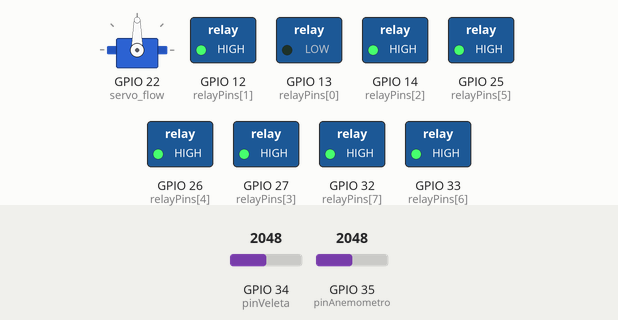
Simulated run of this sketch. Board: ESP32. On the bench: servo, switched loads named in the sketch (green lamp = pin HIGH). Dashed ring = blinking. Inputs (shaded band) come from the test bench; at power-on: GPIO 35 (pinAnemometro) = 2048, GPIO 34 (pinVeleta) = 2048. No radio packets arrive unless stated; what the sketch prints to the serial monitor is not drawn.

Above: at 2.7 s.
2.8 s: GPIO 35 (pinAnemometro) set to 491
At 3.8 s:
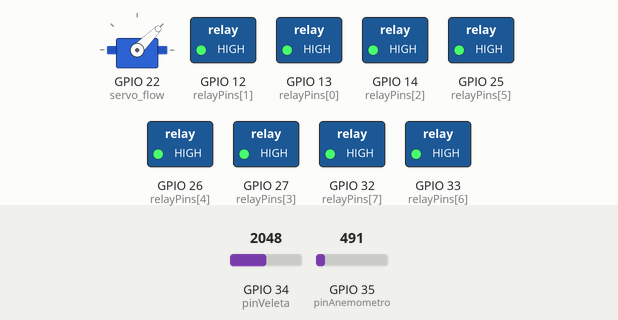
6.8 s: GPIO 34 (pinVeleta) set to 2866
At 9.0 s:
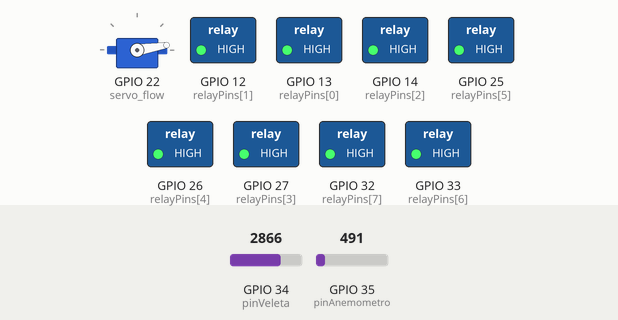
13.3 s: GPIO 35 (pinAnemometro) set to 2047
At 17.1 s:
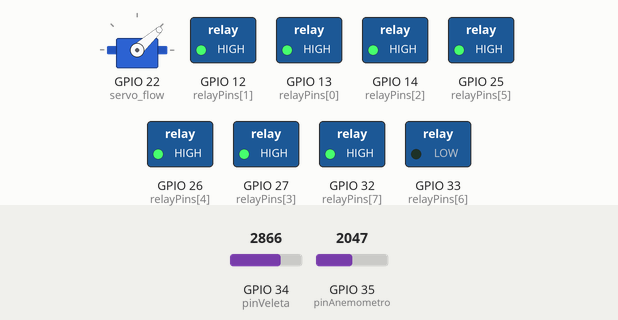
20.1 s: GPIO 34 (pinVeleta) set to 3603
At 22.0 s:
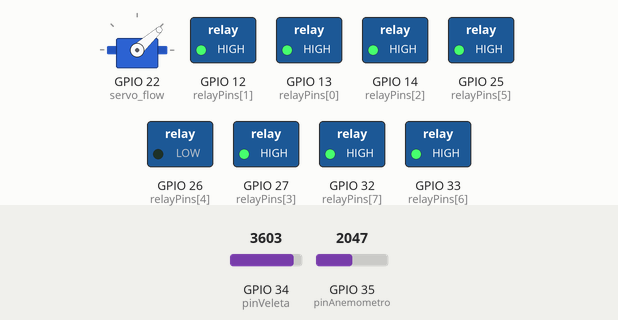
26.9 s: GPIO 35 (pinAnemometro) set to 1228
At 30.4 s:
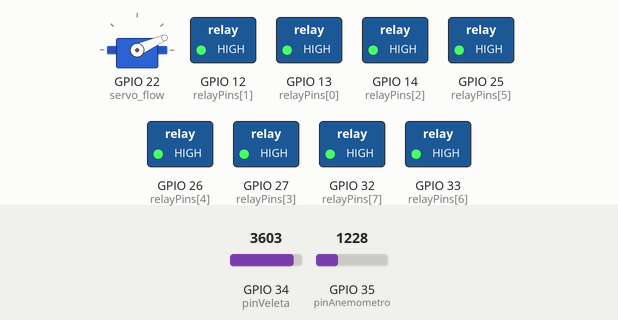
33.7 s: GPIO 35 (pinAnemometro) set to 3603
At 35.2 s:
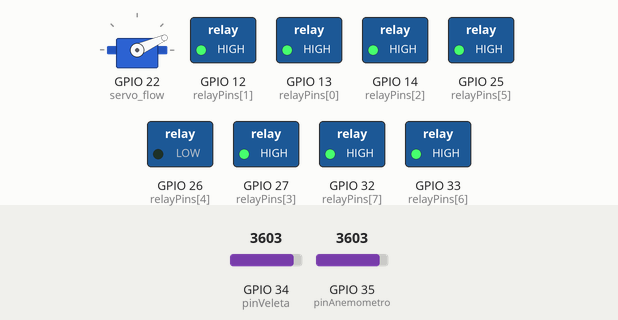
Timing chart, 0 to 41.5 s (numbered marks = the images above; inputs shaded):
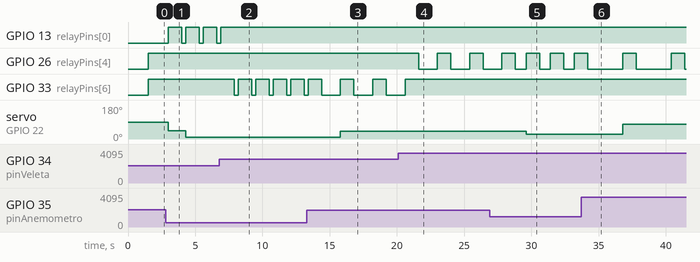

Measured:
- after the input at 2.8 s, GPIO 13 (relayPins[0]): alternates HIGH for 1.0 s and LOW for 0.30 s, starting after 1.5 s
- after the input at 6.8 s, GPIO 13 (relayPins[0]): goes on until 6.9 s, then stays HIGH; GPIO 33 (relayPins[6]): alternates HIGH for 1.0 s and LOW for 0.30 s, starting after 1.1 s
- after the input at 13.3 s, GPIO 33 (relayPins[6]): alternates HIGH for 1.0 s and LOW for 1.4 s, starting after 2.5 s; servo on GPIO 22 (servo_flow): 9° → 42° after 2.5 s
- after the input at 20.1 s, GPIO 26 (relayPins[4]): alternates HIGH for 1.0 s and LOW for 1.4 s, starting after 1.5 s; GPIO 33 (relayPins[6]): goes on until 20.6 s, then stays HIGH
- after the input at 26.9 s, servo on GPIO 22 (servo_flow): 42° → 24° after 2.7 s
- after the input at 33.7 s, GPIO 26 (relayPins[4]): alternates HIGH for 1.0 s and LOW for 2.6 s, starting after 3.1 s; servo on GPIO 22 (servo_flow): 24° → 78° after 3.1 s

The sketch:

core.ino
```cpp
#include <RH_ASK.h>
#include <SPI.h>
#include <Servo.h>

// Pines para los relays
const int relayPins[] = {13, 12, 14, 27, 26, 25, 33, 32};
const int numRelays = sizeof(relayPins) / sizeof(relayPins[0]);

// Pines para los sensores
int pinVeleta = 34;      // Pin para la veleta (dirección del viento)
int pinAnemometro = 35;  // Pin para el anemómetro (velocidad del viento)

Servo servo_flow;  // Servo motor

// Configuración del módulo RF 433 MHz
RH_ASK rf_driver(2000, 21, 22);  // 21: pin de datos, 22: pin de transmisión

// Variables para manejar el tiempo de activación del relay
bool pirDetected = false;
unsigned long pirActivationTime = 0;
const unsigned long relayOnDuration =
    5 * 60 * 1000;  // 5 minutos en milisegundos

void setup() {
  Serial.begin(115200);
  delay(1500);

  // Configuración de los pines de los relays como salida
  for (int i = 0; i < numRelays; i++) {
    pinMode(relayPins[i], OUTPUT);
    digitalWrite(relayPins[i], HIGH);  // Relays en estado inactivo
  }

  // Configuración del pin del servo motor
  servo_flow.attach(22);

  // Inicialización del módulo RF 433 MHz
  if (!rf_driver.init()) {
    Serial.println("RF init failed");
    while (1) delay(1000);
  } else {
    Serial.println("RF init successful");
  }
}

void loop() {
  // Leer los valores de los sensores
  int veleta = analogRead(pinVeleta);  // Lee el valor de la veleta en el pin 34
  int anemometro =
      analogRead(pinAnemometro);  // Lee el valor del anemómetro en el pin 35

  // Mapear los valores de los sensores
  veleta = map(veleta, 0, 4095, 0, 360);
  anemometro = map(anemometro, 0, 4095, 0, 30);

  long sectors = 4;
  long M = numRelays * sectors;
  long veleta_lima2 = map(veleta, 0, 360, 0, M);
  int anemometro_lima2 = map(anemometro, 0, 30, 0, 90);

  // Control del relay basado en los datos de la veleta
  int relayIndex = veleta_lima2 % numRelays;
  int relayPin = relayPins[relayIndex];

  digitalWrite(relayPin, LOW);  // Activa el relay
  delay(map(anemometro, 0, 30, 0,
            3000));              // Control del tiempo de activación del relay
  digitalWrite(relayPin, HIGH);  // Desactiva el relay

  // Control del servo motor basado en los datos del anemómetro
  servo_flow.write(anemometro_lima2);

  // Esperar señal desde el módulo RF 433 MHz
  uint8_t buf[20] = {0};  // Buffer para almacenar la señal recibida
  uint8_t buflen = sizeof(buf);

  if (rf_driver.recv(buf, &buflen)) {
    // Mensaje recibido con checksum válido
    Serial.print("Mensaje Recibido: ");
    Serial.println((char*)buf);

    // Si el mensaje indica que el PIR detectó movimiento
    if (strcmp((char*)buf, "PIR_DETECTED") == 0) {
      pirDetected = true;
      pirActivationTime = millis();     // Registra el tiempo de activación
      digitalWrite(relayPins[0], LOW);  // Activa el relay en el pin 13
    }
  }

  // Verificar si han pasado 5 minutos desde la activación del relay por el PIR
  if (pirDetected && (millis() - pirActivationTime >= relayOnDuration)) {
    digitalWrite(relayPins[0], HIGH);  // Desactiva el relay en el pin 13
    pirDetected = false;               // Resetea la bandera
  }

  delay(1000);  // Espera antes de la próxima actualización
}
```
